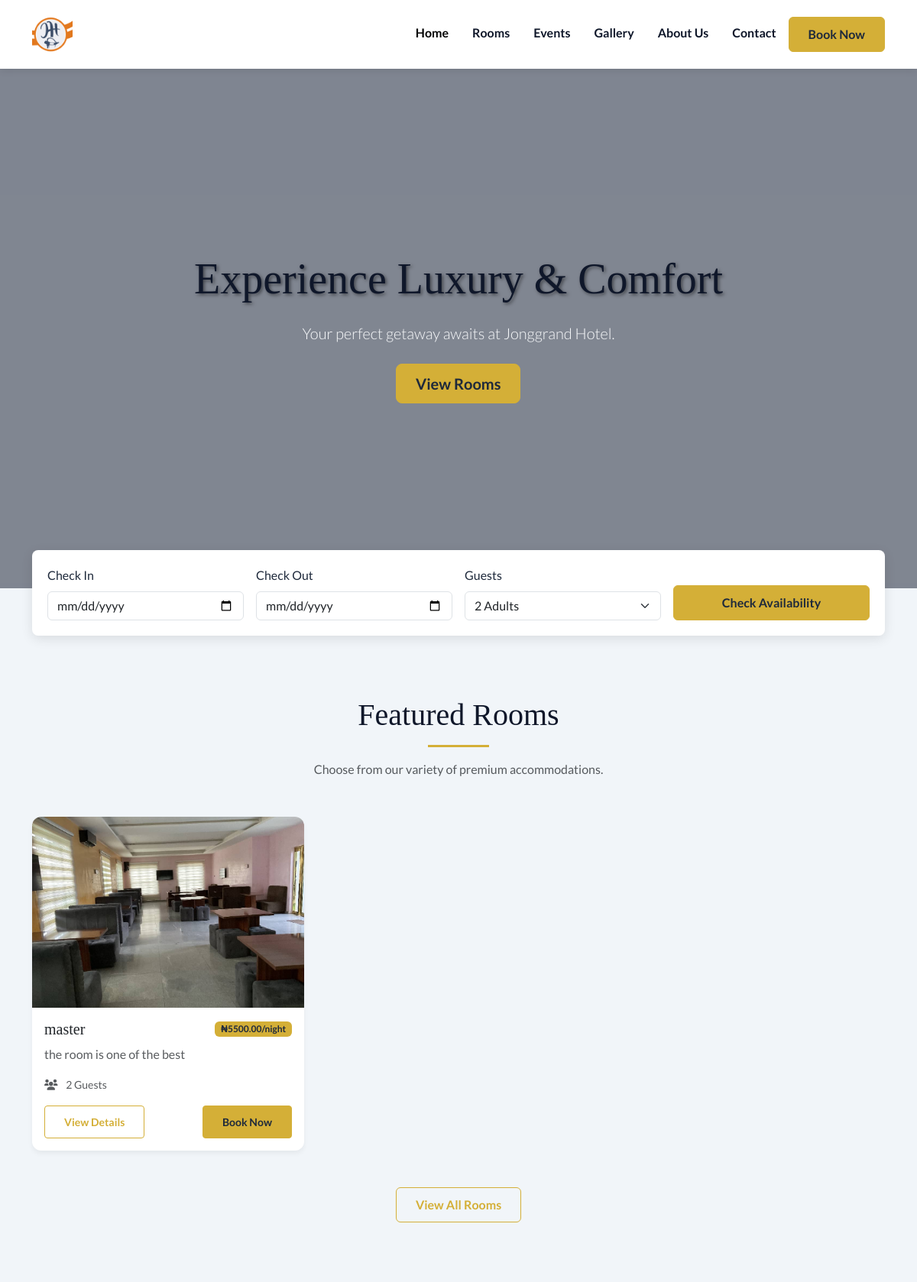
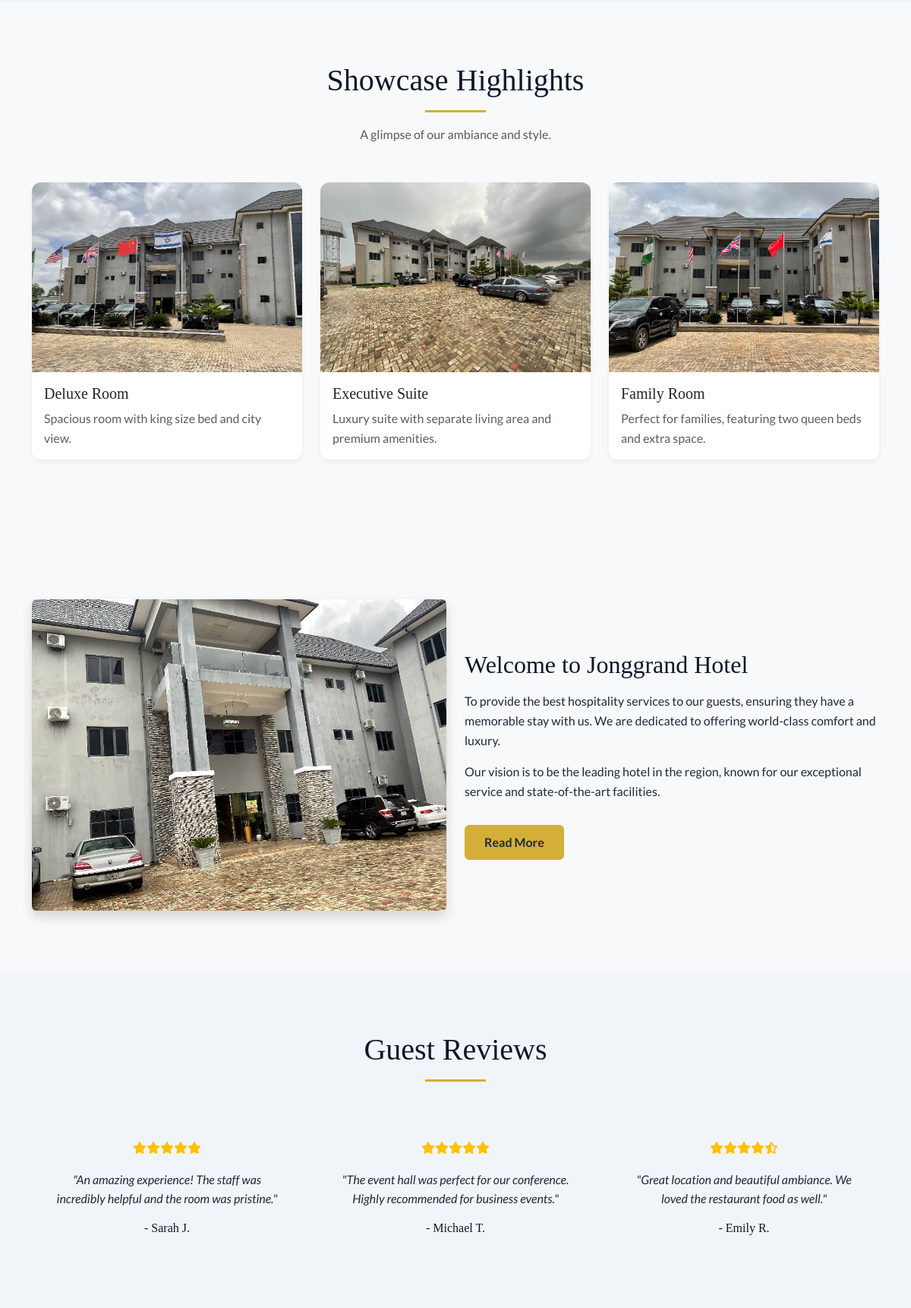
The page / (upper part) on the database its author committed (2 pictures, top to bottom).
### main/models.py (models this page shows, shortened)
class FeaturedRoom(models.Model):
    room = models.ForeignKey(Room, on_delete=models.CASCADE, related_name="featured_entries")
    is_active = models.BooleanField(default=True)
    order = models.PositiveIntegerField(default=0)
    created_at = models.DateTimeField(auto_now_add=True)
    updated_at = models.DateTimeField(auto_now=True)
    class Meta:
        ordering = ["order", "-created_at"]

class RoomImage(models.Model):
    room = models.ForeignKey(Room, on_delete=models.CASCADE, related_name="images")
    image = models.ImageField(upload_to="rooms/")
    is_primary = models.BooleanField(default=False)
    created_at = models.DateTimeField(auto_now_add=True)

class Room(models.Model):
    name = models.CharField(max_length=150)
    slug = models.SlugField(max_length=160, unique=True)
    description = models.TextField()
    price_per_night = models.DecimalField(max_digits=10, decimal_places=2)
    max_guests = models.PositiveIntegerField(default=2)
    is_available = models.BooleanField(default=True)
    created_at = models.DateTimeField(auto_now_add=True)
    updated_at = models.DateTimeField(auto_now=True)
    def get_primary_image(self):
        img = self.images.filter(is_primary=True).first()
        return img or self.images.first()

### main/views.py (the view)
# urls.py: 2. Add a URL to urlpatterns:  path('', views.home, name='home')
def home(request):
    featured = FeaturedRoom.objects.filter(is_active=True).select_related("room").prefetch_related("room__images").order_by("order", "-created_at")
    return render(request, "main/index.html", {"featured_rooms": featured})

### main/templates/main/index.html (shortened to what this page needs)
<!DOCTYPE html>
<html lang="en">
{% load static %}
<head>
    <link href="https://cdn.jsdelivr.net/npm/bootstrap@5.3.0/dist/css/bootstrap.min.css" rel="stylesheet">
    <link rel="stylesheet" href="https://cdnjs.cloudflare.com/ajax/libs/font-awesome/6.0.0/css/all.min.css">
    <link rel="stylesheet" href="{% static 'css/styles.css' %}">
</head>
<body>
    <nav class="navbar navbar-expand-lg sticky-top">
        <div class="container">
            <a class="navbar-brand" href="{% url 'home' %}">
                <img src="{% static 'assets/images/logo.png' %}" alt="Jonggrand Hotel Logo">
            </a>
            <div class="collapse navbar-collapse" id="navbarNav">
                <ul class="navbar-nav ms-auto">
                    <li class="nav-item"><a class="nav-link active" href="{% url 'home' %}">Home</a></li>
                    <li class="nav-item"><a class="nav-link" href="{% url 'rooms' %}">Rooms</a></li>
                    <li class="nav-item"><a class="nav-link" href="{% url 'events' %}">Events</a></li>
                    <li class="nav-item"><a class="nav-link" href="{% url 'gallery' %}">Gallery</a></li>
                    <li class="nav-item"><a class="nav-link" href="{% url 'about' %}">About Us</a></li>
                    <li class="nav-item"><a class="nav-link" href="{% url 'contact' %}">Contact</a></li>
                    <li class="nav-item ms-2">
                        <a href="{% url 'rooms' %}" class="btn btn-primary-custom">Book Now</a>
                    </li>
                </ul>
            </div>
        </div>
    </nav>
    <header class="hero-section">
        <video class="hero-video" src="{% static 'assets/images/VID-20251206-WA0003.mp4' %}" autoplay muted loop playsinline preload="auto"></video>
        <div class="hero-overlay"></div>
        <div class="hero-content container">
            <h1 class="hero-title" data-animate="fade-up">Experience Luxury & Comfort</h1>
            <p class="lead mb-4" data-animate="fade-up" data-delay="150">Your perfect getaway awaits at Jonggrand Hotel.</p>
            <a href="{% url 'rooms' %}" class="btn btn-primary-custom btn-lg" data-animate="zoom-in" data-delay="300">View Rooms</a>
        </div>
    </header>
    <div class="container">
        <div class="booking-bar" data-animate="fade-up">
            <form class="row g-3 align-items-end" action="{% url 'rooms' %}">
                <div class="col-md-3">
                    <label for="checkIn" class="form-label">Check In</label>
                    <input type="date" class="form-control" id="checkIn" required>
                </div>
                <div class="col-md-3">
                    <label for="checkOut" class="form-label">Check Out</label>
                    <input type="date" class="form-control" id="checkOut" required>
                </div>
                <div class="col-md-3">
                    <label for="guests" class="form-label">Guests</label>
                    <select class="form-select" id="guests">
                        <option value="2" selected>2 Adults</option>
                    </select>
                </div>
                <div class="col-md-3">
                    <button type="submit" class="btn btn-primary-custom w-100">Check Availability</button>
                </div>
            </form>
        </div>
    </div>
    <main id="main-content">
        <section class="section-padding">
            <div class="container">
                <div class="section-title" data-animate="fade-up">
                    <h2>Featured Rooms</h2>
                    <div class="line"></div>
                    <p class="mt-3 text-muted">Choose from our variety of premium accommodations.</p>
                </div>
                <div class="row">
                    {% if featured_rooms %}
                        {% for feat in featured_rooms %}
                        <div class="col-md-4 mb-4">
                            <div class="card h-100" data-animate="fade-up">
                                {% with img=feat.room.get_primary_image %}
                                {% if img %}
                                <img src="{{ img.image.url }}" class="card-img-top" alt="{{ feat.room.name }}">
                                {% else %}
                                <img src="{% static 'assets/images/IMG-20251206-WA0004.jpg' %}" class="card-img-top" alt="{{ feat.room.name }}">
                                {% endif %}
                                {% endwith %}
                                <div class="card-body">
                                    <div class="d-flex justify-content-between align-items-center mb-2">
                                        <h5 class="card-title mb-0">{{ feat.room.name }}</h5>
                                        <span class="badge bg-secondary-custom">₦{{ feat.room.price_per_night }}/night</span>
                                    </div>
                                    <p class="card-text text-muted">{{ feat.room.description }}</p>
                                    <ul class="list-unstyled small text-muted mb-3">
                                        <li><i class="fas fa-users me-2"></i> {{ feat.room.max_guests }} Guests</li>
                                    </ul>
                                    <div class="d-flex justify-content-between">
                                        <a href="{% url 'room_detail' feat.room.slug %}" class="btn btn-outline-custom btn-sm">View Details</a>
                                        <a href="{% url 'room_detail' feat.room.slug %}" class="btn btn-primary-custom btn-sm">Book Now</a>
                                    </div>
                                </div>
                            </div>
                        </div>
                        {% endfor %}
                    {% else %}
                        <div class="col-12">
                            <p class="text-muted text-center">No featured rooms yet. Check back soon.</p>
                        </div>
                    {% endif %}
                </div>
                <div class="text-center mt-4">
                    <a href="{% url 'rooms' %}" class="btn btn-outline-custom">View All Rooms</a>
                </div>
            </div>
        </section>
        <section class="section-padding bg-light">
            <div class="container">
                <div class="section-title" data-animate="fade-up">
                    <h2>Showcase Highlights</h2>
                    <div class="line"></div>
                    <p class="mt-3 text-muted">A glimpse of our ambiance and style.</p>
                </div>
                <div class="row">
                    <div class="col-md-4 mb-4">
                        <div class="card h-100" data-animate="fade-up">
                            <img src="{% static 'assets/images/IMG-20251206-WA0004.jpg' %}" class="card-img-top" alt="Deluxe Room">
                            <div class="card-body">
                                <h5 class="card-title mb-2">Deluxe Room</h5>
                                <p class="card-text text-muted">Spacious room with king size bed and city view.</p>
                            </div>
                        </div>
                    </div>
                    <div class="col-md-4 mb-4">
                        <div class="card h-100" data-animate="fade-up" data-delay="150">
                            <img src="{% static 'assets/images/IMG-20251206-WA0005.jpg' %}" class="card-img-top" alt="Executive Suite">
                            <div class="card-body">
                                <h5 class="card-title mb-2">Executive Suite</h5>
                                <p class="card-text text-muted">Luxury suite with separate living area and premium amenities.</p>
                            </div>
                        </div>
                    </div>
                    <div class="col-md-4 mb-4">
                        <div class="card h-100" data-animate="fade-up" data-delay="300">
                            <img src="{% static 'assets/images/IMG-20251206-WA0006.jpg' %}" class="card-img-top" alt="Family Room">
                            <div class="card-body">
                                <h5 class="card-title mb-2">Family Room</h5>
                                <p class="card-text text-muted">Perfect for families, featuring two queen beds and extra space.</p>
                            </div>
                        </div>
                    </div>
                </div>
            </div>
        </section>
        <section class="section-padding bg-light">
            <div class="container">
                <div class="row align-items-center">
                    <div class="col-md-6">
                        <img src="{% static 'assets/images/IMG-20251206-WA0007.jpg' %}" class="img-fluid rounded shadow" alt="Hotel Interior" data-animate="slide-left">
                    </div>
                    <div class="col-md-6 mt-4 mt-md-0" data-animate="slide-right" data-delay="100">
                        <h2 class="mb-3">Welcome to Jonggrand Hotel</h2>
                        <p>To provide the best hospitality services to our guests, ensuring they have a memorable stay with us. We are dedicated to offering world-class comfort and luxury.</p>
                        <p>Our vision is to be the leading hotel in the region, known for our exceptional service and state-of-the-art facilities.</p>
                        <a href="about.html" class="btn btn-primary-custom mt-3">Read More</a>
                    </div>
                </div>
            </div>
        </section>
        <section class="section-padding">
            <div class="container">
                <div class="section-title">
                    <h2>Guest Reviews</h2>
                    <div class="line"></div>
                </div>
                <div class="row">
                    <div class="col-md-4" data-animate="fade-up" data-delay="0">
                        <div class="text-center p-4">
                            <div class="mb-3 text-warning">
                                <i class="fas fa-star"></i><i class="fas fa-star"></i><i class="fas fa-star"></i><i class="fas fa-star"></i><i class="fas fa-star"></i>
                            </div>
                            <p class="fst-italic">"An amazing experience! The staff was incredibly helpful and the room was pristine."</p>
                            <h6 class="mt-3">- Sarah J.</h6>
                        </div>
                    </div>
                    <div class="col-md-4" data-animate="fade-up" data-delay="150">
                        <div class="text-center p-4">
                            <div class="mb-3 text-warning">
                                <i class="fas fa-star"></i><i class="fas fa-star"></i><i class="fas fa-star"></i><i class="fas fa-star"></i><i class="fas fa-star"></i>
                            </div>
                            <p class="fst-italic">"The event hall was perfect for our conference. Highly recommended for business events."</p>
                            <h6 class="mt-3">- Michael T.</h6>
                        </div>
                    </div>
                    <div class="col-md-4" data-animate="fade-up" data-delay="300">
                        <div class="text-center p-4">
                            <div class="mb-3 text-warning">
                                <i class="fas fa-star"></i><i class="fas fa-star"></i><i class="fas fa-star"></i><i class="fas fa-star"></i><i class="fas fa-star-half-alt"></i>
                            </div>
                            <p class="fst-italic">"Great location and beautiful ambiance. We loved the restaurant food as well."</p>
                            <h6 class="mt-3">- Emily R.</h6>
                        </div>
                    </div>
                </div>
            </div>
        </section>
    </main>
</body>
</html>

### main/static/css/styles.css (style rules this page uses)
:root { --primary-color: #0F172A; --secondary-color: #D4AF37; --accent-color: #C5A028; --text-dark: #1E293B; --text-light: #F8FAFC; --bg-light: #F1F5F9; --bg-white: #FFFFFF; --font-heading: 'Playfair Display', serif; --font-body: 'Lato', sans-serif; }
html { scroll-behavior: smooth; }
body { font-family: var(--font-body); color: var(--text-dark); background-color: var(--bg-light); line-height: 1.6; }
h1, h2, h3, h4, h5, h6 { font-family: var(--font-heading); color: var(--primary-color); }
.bg-secondary-custom { background-color: var(--secondary-color); color: var(--text-dark); }
.btn-primary-custom { background-color: var(--secondary-color); border-color: var(--secondary-color); color: var(--text-dark); font-weight: 600; padding: 10px 25px; transition: all 0.3s ease; }
.btn-outline-custom { border-color: var(--secondary-color); color: var(--secondary-color); font-weight: 600; padding: 10px 25px; }
.navbar { background-color: var(--bg-white); box-shadow: 0 2px 10px rgba(0,0,0,0.1); padding: 15px 0; }
.navbar-brand img { height: 50px; }
.nav-link { color: var(--primary-color); font-weight: 600; margin-left: 15px; transition: color 0.3s; }
.nav-link:hover, .nav-link.active { color: var(--secondary-color); }
.hero-section { position: relative; height: 85vh; display: flex; align-items: center; justify-content: center; text-align: center; color: var(--text-light); }
.hero-overlay { position: absolute; top: 0; left: 0; width: 100%; height: 100%; background: rgba(15, 23, 42, 0.5); z-index: 1; }
.hero-content { position: relative; z-index: 2; }
.hero-title { font-size: 3.5rem; margin-bottom: 20px; text-shadow: 2px 2px 4px rgba(0,0,0,0.5); }
.hero-video { position: absolute; top: 0; left: 0; width: 100%; height: 100%; object-fit: cover; z-index: 0; }
[data-animate] { opacity: 0; transform: translateY(16px); transition: transform 0.7s ease, opacity 0.7s ease; will-change: transform, opacity; }
.in-view[data-animate] { opacity: 1; transform: none; }
[data-animate="fade-up"] { transform: translateY(16px); }
[data-animate="slide-left"] { transform: translateX(24px); }
[data-animate="slide-right"] { transform: translateX(-24px); }
[data-animate="zoom-in"] { transform: scale(0.96); }
.booking-bar { background: var(--bg-white); padding: 20px; border-radius: 8px; box-shadow: 0 4px 15px rgba(0,0,0,0.1); margin-top: -50px; position: relative; z-index: 10; }
.card { border: none; border-radius: 12px; overflow: hidden; box-shadow: 0 4px 6px rgba(0,0,0,0.05); transition: transform 0.3s ease, box-shadow 0.3s ease; }
.card-img-top { height: 250px; object-fit: cover; }
.section-padding { padding: 80px 0; }
.section-title { margin-bottom: 50px; text-align: center; }
.section-title h2 { font-size: 2.5rem; margin-bottom: 15px; }
.section-title .line { width: 80px; height: 3px; background-color: var(--secondary-color); margin: 0 auto; }

### rows shown on the page
FeaturedRoom: room.get_primary_image.image (picture), room.name "master", room.price_per_night "5500.00", room.description "the room is one of the best", room.max_guests "2"
